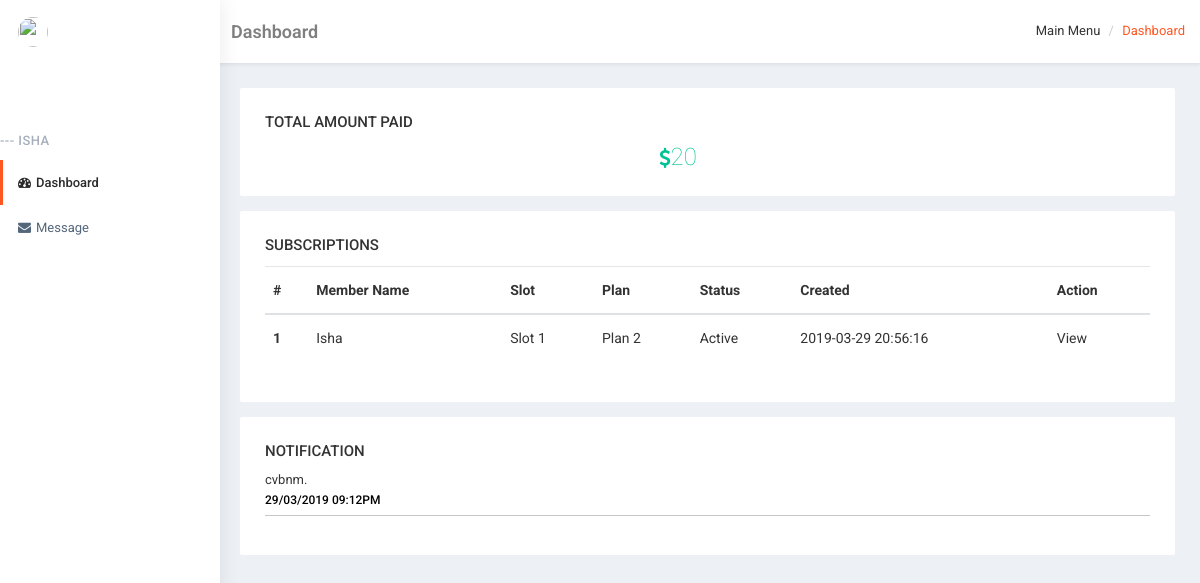
The app's page /user/index.php (signed in) with its own data.
### tables this page shows
CREATE TABLE `subscription` (
  `SubscriptionId` int(11) UNSIGNED NOT NULL,
  `MemberId` int(11) NOT NULL,
  `SlotId` int(11) NOT NULL,
  `PlanID` int(11) NOT NULL,
  `DateStart` date NOT NULL,
  `DateEnd` date NOT NULL,
  `Amount` decimal(10,0) NOT NULL,
  `status` tinyint(1) NOT NULL DEFAULT '1',
  `created` datetime NOT NULL
);

CREATE TABLE `members` (
  `MemberId` int(11) UNSIGNED NOT NULL,
  `MemberType` tinyint(1) NOT NULL DEFAULT '2',
  `MemberName` varchar(40) NOT NULL,
  `MemberEmailId` varchar(60) NOT NULL,
  `MembePhone` varchar(10) NOT NULL,
  `MemberGender` tinyint(1) NOT NULL DEFAULT '1',
  `MemberDob` date NOT NULL,
  `MemberJoiningDate` date NOT NULL,
  `MemberPassword` varchar(100) NOT NULL,
  `MemberAddress` text,
  `MemberActiveStatus` tinyint(1) NOT NULL DEFAULT '1',
  `created` datetime NOT NULL
);

CREATE TABLE `slots` (
  `id` int(11) UNSIGNED NOT NULL,
  `name` varchar(100) NOT NULL,
  `SlotStartTiming` time NOT NULL,
  `SlotEndTiming` time NOT NULL,
  `status` tinyint(1) NOT NULL DEFAULT '1',
  `created` datetime NOT NULL
);

CREATE TABLE `plan` (
  `PlanId` int(11) UNSIGNED NOT NULL,
  `PlanName` varchar(40) NOT NULL,
  `PlanPrice` decimal(10,0) NOT NULL,
  `discount` decimal(10,0) NOT NULL,
  `PlanDuration` int(10) NOT NULL,
  `status` tinyint(1) NOT NULL DEFAULT '1',
  `created` datetime NOT NULL
);

CREATE TABLE `messages` (
  `id` int(11) UNSIGNED NOT NULL,
  `memberid` int(11) UNSIGNED NOT NULL,
  `title` varchar(40) NOT NULL,
  `message` text NOT NULL,
  `status` tinyint(1) NOT NULL DEFAULT '1',
  `created` datetime NOT NULL
);

### user/user_dashboard.php (the view, shortened to what this page needs)
<div class="adminbox-right" id="page-wrapper">
    <div class="container-fluid">
        <div class="flex-box bg-title">
            <div class="flex-box_left">
                <h4 class="page-title">Dashboard</h4>
            </div>
            <div class="flex-box_right">
                <ol class="breadcrumb">
                    <li>Main Menu</li>
                    <li class="active">Dashboard</li>
                </ol>
            </div>
        </div>
        <div class="row">
            <div class="col-lg-3 col-sm-6 col-xs-12">
                <div class="white-box analytics-info">
                    <h3 class="box-title">Total Amount Paid</h3>
                    <ul class="list-inline two-part">
                        <?php
                        $check_query = "SELECT SUM(Amount) AS total_amount FROM subscription WHERE MemberId = '".$_SESSION['logged_user']['MemberId']."' ";
                        $result = mysqli_query($db, $check_query);
                        ?>
                        <?php $res = mysqli_fetch_assoc($result)?>
                        <li class="text-right"><i class="fa fa-usd text-success"></i><span class="counter text-success"><?php echo $res['total_amount'] ?></span></li>
                    </ul>
                </div>
            </div>
        </div>
        <div class="row">
            <div class="col-md-12">
                <div class="white-box">
                    <div class="box-title">
                        <div class="caption ">
                            <span class="caption-subject font-dark bold uppercase">Subscriptions</span>
                        </div>
                    </div>
                    <div class="box-body flip-scroll">
                        <table class="table table-bordered table-striped table-condensed flip-content">
                            <thead>
                                <tr>
                                    <th scope="col">#</th>
                                    <th scope="col">Member Name</th>
                                    <th scope="col">Slot</th>
                                    <th scope="col">Plan</th>
                                    <th scope="col">Status</th>
                                    <th scope="col">Created</th>
                                    <th scope="col">Action</th>
                                </tr>
                            </thead>
                            <tbody>
                                <?php
                                $check_query = "SELECT SubscriptionId, MemberId, SlotId, PlanID, DateStart, DateEnd, Amount, status, created FROM subscription WHERE MemberId = '".$_SESSION['logged_user']['MemberId']."' ";
                                $result = mysqli_query($db, $check_query);
                                ?>
                                    <?php while ($res = mysqli_fetch_array($result)) { ?>
                                        <?php
                                        $plan_query = "SELECT PlanName FROM plan WHERE PlanId = ".$res['PlanID'];
                                        $plan_result = mysqli_query($db, $plan_query);
                                        $plan = mysqli_fetch_assoc($plan_result);
                                        $member_query = "SELECT MemberName FROM members WHERE MemberId = ".$res['MemberId'];
                                        $member_result = mysqli_query($db, $member_query);
                                        $member = mysqli_fetch_assoc($member_result);
                                        $slot_query = "SELECT name FROM slots WHERE id = ".$res['SlotId'];
                                        $slot_result = mysqli_query($db, $slot_query);
                                        $slot = mysqli_fetch_assoc($slot_result);
                                        ?>
                                        <tr>
                                            <th scope="row"><?php echo $res['SubscriptionId'] ?></th>
                                            <td><?php echo $member['MemberName'] ?></td>
                                            <td><?php echo $slot['name'] ?></td>
                                            <td><?php echo $plan['PlanName'] ?></td>
                                            <td>
                                                <?php
                                                if($res['status'] == 1) {
                                                    echo "Active";
                                                }else{
                                                    echo "De-Active";
                                                }
                                                ?>
                                            </td>
                                            <td><?php echo $res['created'] ?></td>
                                            <td>
                                                <?php if($_SESSION['logged_user']['MemberType'] == 1) { ?>
                                                <a href="subscription_form.php?SubscriptionId=<?php echo $res['SubscriptionId'] ?>">Edit</a>
                                                <?php } else { ?>
                                                <a href="subscription_form.php?SubscriptionId=<?php echo $res['SubscriptionId'] ?>">View</a>
                                                <?php } ?>
                                            </td>
                                        </tr>
                                    <?php } ?>
                            </tbody>
                        </table>
                    </div>
                </div>
            </div>
        </div>
        <div class="row">
            <div class="col-md-12">
                <div class="white-box">
                    <div class="box-title">
                        <div class="caption ">
                            <span class="caption-subject font-dark bold uppercase">Notification</span>
                        </div>
                    </div>
                    <div class="box-body flip-scroll">
                        <ul class="Ntfcton-listing-ul">
                            <?php $check_query = "SELECT * FROM messages WHERE memberid = '".$_SESSION['logged_user']['MemberId']."'";
                            $result = mysqli_query($db, $check_query); ?>
                            <?php while ($res = mysqli_fetch_array($result)) { ?>
                                <li>
                                    <div class="Ntfcton-listing-disptn">
                                        <p><?php echo $res['message'] ?>.</p>
                                    </div>
                                    <div class="Ntfcton-listing-time-check">
                                        <span><?php echo date('d/m/Y h:iA', strtotime($res['created'])) ?></span>
                                    </div>
                                </li>
                            <?php } ?>
                        </ul>
                    </div>
                </div>
            </div>
        </div>
    </div>
</div>

### user/css/StyleSheet.css (style rules this page uses)
* { margin: 0px; padding: 0px; }
a { text-decoration: none; color:#333 }
.row { margin-right: -7.5px; margin-left: -7.5px; }
.col-lg-1, .col-lg-10, .col-lg-11, .col-lg-12, .col-lg-2, .col-lg-3, .col-lg-4, .col-lg-5, .col-lg-6, .col-lg-7, .col-lg-8, .col-lg-9, .col-md-1, .col-md-10, .col-md-11, .col-md-12, .col-md-2, .col-md-3, .col-md-4, .col-md-5, .col-md-6, .col-md-7, .col-md-8, .col-md-9, .col-sm-1, .col-sm-10, .col-sm-11, .col-sm-12, .col-sm-2, .col-sm-3, .col-sm-4, .col-sm-5, .col-sm-6, .col-sm-7, .col-sm-8, .col-sm-9, .col-xs-1, .col-xs-10, .col-xs-11, .col-xs-12, .col-xs-2, .col-xs-3, .col-xs-4, .col-xs-5, .col-xs-6, .col-xs-7, .col-xs-8, .col-xs-9 { padding-left: 7.5px; padding-right: 7.5px; }
body { font-family:'Roboto';font-size:13px;color:#333;overflow: hidden; }
.panel, .white-box { border-radius: 2px; }
.white-box { background: #fff; padding: 25px; margin-bottom: 15px; }
.adminbox .adminbox-right { padding: 0 0 60px;min-height: 568px;background: #edf1f5;width: 84%;padding-left: 0px; }
#page-wrapper { padding: 0px;min-height: 568px;background: #edf1f5;height: 100vh;overflow: auto; }
.container-fluid { padding-left: 25px; padding-right: 25px; padding-bottom: 15px; }
.bg-title { background: #fff; overflow: hidden; padding: 15px 15px 20px; margin-bottom: 25px; margin-left: -24px; margin-right: -25px; box-shadow: 0 1px 4px 0 rgba(0,0,0,.1); }
.flex-box { display: flex;justify-content: space-between; }
.bg-title .breadcrumb { background: 0 0; margin-bottom: 0; float: right; padding: 0; margin-top: 8px; }
.breadcrumb > li { display: inline-block; }
.bg-title .breadcrumb .active { color: #FF5722; }
.breadcrumb > li + li:before { content: "/\00a0"; padding: 0 5px; color: #ccc; }
.breadcrumb::after { display: block; content: ""; clear: both; }
.bg-title h4 { color: rgba(0,0,0,.5); font-weight: 600; margin-top: 6px; }
h4 { line-height: 22px; font-size: 18px; }
.white-box .box-title { margin: 0 0 12px; font-weight: 500; text-transform: uppercase; font-size: 15px; }
.analytics-info .list-inline { margin-bottom: 0; }
.list-inline { padding-left: 0; list-style: none; }
.analytics-info .list-inline li { vertical-align: middle; }
.list-inline>li { display: inline-block; }
.two-part li { width: 48.8%; }
.text-right { text-align: right!important; }
.analytics-info .list-inline li i { font-size: 20px; }
.text-success { color: #00c292!important; }
.analytics-info .list-inline li span { font-size: 24px; }
.two-part li span { font-size: 50px; font-weight: 100; }
.table { width: 100%; max-width: 100%; margin-bottom: 1rem; background-color: transparent; font-size: 14px; }
table { border-collapse: collapse; }
.table thead th { vertical-align: bottom; border-bottom: 2px solid #dee2e6; }
.table td, .table th { padding: .75rem; vertical-align: top; border-top: 1px solid #dee2e6; }
th { text-align: inherit; }
.Ntfcton-listing-ul { margin: 0px; padding: 0px; overflow: auto; }
.Ntfcton-listing-ul li { border-bottom: 1px solid #C6C6C8; padding-bottom: 8px; list-style: none; margin-bottom: 14px; }
.Ntfcton-listing-disptn { margin-bottom: 5px; }
.Ntfcton-listing-disptn p { color: #353535; font-size: 13px; line-height: 16px; font-weight: 400; }
.Ntfcton-listing-time-check { display: flex; justify-content: space-between; padding-right: 20px; }
.Ntfcton-listing-time-check span:first-child { color: #000; font-size: 12px; font-weight: 500; }
.Ntfcton-listing-time-check span:last-child { color: #000; }
.table>tbody>tr>td, .table>tbody>tr>th, .table>tfoot>tr>td, .table>tfoot>tr>th, .table>thead>tr>td, .table>thead>tr>th { padding: 15px 8px; }
.table-bordered, .table>tbody>tr>td, .table>tbody>tr>th, .table>tfoot>tr>td, .table>tfoot>tr>th, .table>thead>tr>td, .table>thead>tr>th { border-top: 1px solid #e4e7ea; }

### records on screen
subscription: SubscriptionId "1", MemberId.MemberName "Isha", SlotId.name "Slot 1", PlanID.PlanName "Plan 2", status "Active", created "2019-03-29 20:56:16"
messages: message "cvbnm", created "29/03/2019 09:12PM"

### other values on screen
$_SESSION['logged_user']['MemberName'] "ISHA"
$res['total_amount'] "20"
